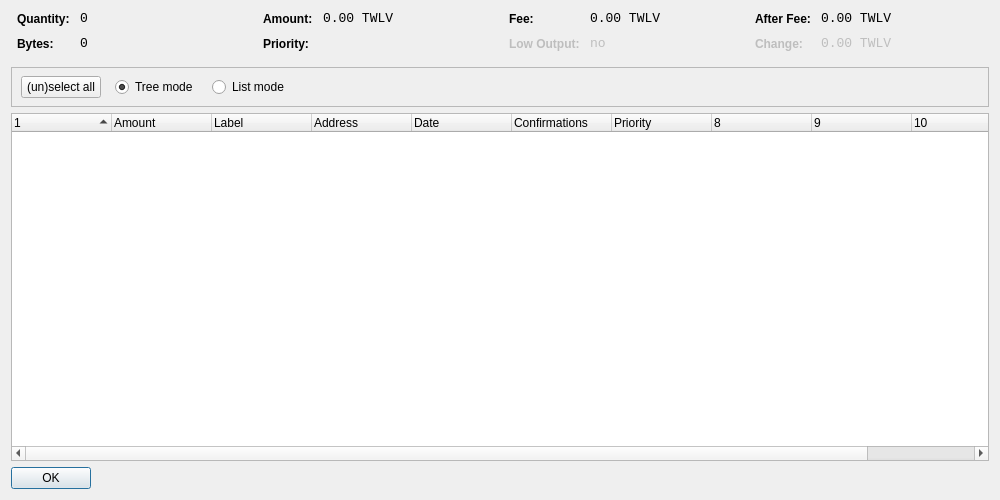
<?xml version="1.0" encoding="UTF-8"?>
<ui version="4.0">
 <class>CoinControlDialog</class>
 <widget class="QDialog" name="CoinControlDialog">
  <property name="geometry">
   <rect>
    <x>0</x>
    <y>0</y>
    <width>1000</width>
    <height>500</height>
   </rect>
  </property>
  <property name="windowTitle">
   <string>Coin Control</string>
  </property>
  <layout class="QVBoxLayout" name="verticalLayout">
   <item>
    <layout class="QHBoxLayout" name="horizontalLayoutTop" stretch="0,0,0,0">
     <property name="topMargin">
      <number>0</number>
     </property>
     <property name="bottomMargin">
      <number>10</number>
     </property>
     <item>
      <layout class="QFormLayout" name="formLayoutCoinControl1">
       <property name="horizontalSpacing">
        <number>10</number>
       </property>
       <property name="verticalSpacing">
        <number>10</number>
       </property>
       <property name="leftMargin">
        <number>6</number>
       </property>
       <property name="rightMargin">
        <number>6</number>
       </property>
       <item row="0" column="0">
        <widget class="QLabel" name="labelCoinControlQuantityText">
         <property name="styleSheet">
          <string notr="true">font-weight:bold;</string>
         </property>
         <property name="text">
          <string>Quantity:</string>
         </property>
        </widget>
       </item>
       <item row="0" column="1">
        <widget class="QLabel" name="labelCoinControlQuantity">
         <property name="font">
          <font>
           <family>Monospace</family>
           <pointsize>10</pointsize>
          </font>
         </property>
         <property name="cursor">
          <cursorShape>IBeamCursor</cursorShape>
         </property>
         <property name="contextMenuPolicy">
          <enum>Qt::ActionsContextMenu</enum>
         </property>
         <property name="text">
          <string>0</string>
         </property>
         <property name="textInteractionFlags">
          <set>Qt::LinksAccessibleByMouse|Qt::TextSelectableByKeyboard|Qt::TextSelectableByMouse</set>
         </property>
        </widget>
       </item>
       <item row="1" column="0">
        <widget class="QLabel" name="labelCoinControlBytesText">
         <property name="styleSheet">
          <string notr="true">font-weight:bold;</string>
         </property>
         <property name="text">
          <string>Bytes:</string>
         </property>
        </widget>
       </item>
       <item row="1" column="1">
        <widget class="QLabel" name="labelCoinControlBytes">
         <property name="font">
          <font>
           <family>Monospace</family>
           <pointsize>10</pointsize>
          </font>
         </property>
         <property name="cursor">
          <cursorShape>IBeamCursor</cursorShape>
         </property>
         <property name="contextMenuPolicy">
          <enum>Qt::ActionsContextMenu</enum>
         </property>
         <property name="text">
          <string>0</string>
         </property>
         <property name="textInteractionFlags">
          <set>Qt::LinksAccessibleByMouse|Qt::TextSelectableByKeyboard|Qt::TextSelectableByMouse</set>
         </property>
        </widget>
       </item>
      </layout>
     </item>
     <item>
      <layout class="QFormLayout" name="formLayoutCoinControl2">
       <property name="horizontalSpacing">
        <number>10</number>
       </property>
       <property name="verticalSpacing">
        <number>10</number>
       </property>
       <property name="leftMargin">
        <number>6</number>
       </property>
       <property name="rightMargin">
        <number>6</number>
       </property>
       <item row="0" column="0">
        <widget class="QLabel" name="labelCoinControlAmountText">
         <property name="styleSheet">
          <string notr="true">font-weight:bold;</string>
         </property>
         <property name="text">
          <string>Amount:</string>
         </property>
        </widget>
       </item>
       <item row="0" column="1">
        <widget class="QLabel" name="labelCoinControlAmount">
         <property name="font">
          <font>
           <family>Monospace</family>
           <pointsize>10</pointsize>
          </font>
         </property>
         <property name="cursor">
          <cursorShape>IBeamCursor</cursorShape>
         </property>
         <property name="contextMenuPolicy">
          <enum>Qt::ActionsContextMenu</enum>
         </property>
         <property name="text">
          <string>0.00 TWLV</string>
         </property>
         <property name="textInteractionFlags">
          <set>Qt::LinksAccessibleByMouse|Qt::TextSelectableByKeyboard|Qt::TextSelectableByMouse</set>
         </property>
        </widget>
       </item>
       <item row="1" column="0">
        <widget class="QLabel" name="labelCoinControlPriorityText">
         <property name="styleSheet">
          <string notr="true">font-weight:bold;</string>
         </property>
         <property name="text">
          <string>Priority:</string>
         </property>
        </widget>
       </item>
       <item row="1" column="1">
        <widget class="QLabel" name="labelCoinControlPriority">
         <property name="font">
          <font>
           <family>Monospace</family>
           <pointsize>10</pointsize>
          </font>
         </property>
         <property name="cursor">
          <cursorShape>IBeamCursor</cursorShape>
         </property>
         <property name="contextMenuPolicy">
          <enum>Qt::ActionsContextMenu</enum>
         </property>
         <property name="text">
          <string/>
         </property>
         <property name="textInteractionFlags">
          <set>Qt::LinksAccessibleByMouse|Qt::TextSelectableByKeyboard|Qt::TextSelectableByMouse</set>
         </property>
        </widget>
       </item>
      </layout>
     </item>
     <item>
      <layout class="QFormLayout" name="formLayoutCoinControl3">
       <property name="horizontalSpacing">
        <number>10</number>
       </property>
       <property name="verticalSpacing">
        <number>10</number>
       </property>
       <property name="leftMargin">
        <number>6</number>
       </property>
       <property name="rightMargin">
        <number>6</number>
       </property>
       <item row="0" column="0">
        <widget class="QLabel" name="labelCoinControlFeeText">
         <property name="styleSheet">
          <string notr="true">font-weight:bold;</string>
         </property>
         <property name="text">
          <string>Fee:</string>
         </property>
        </widget>
       </item>
       <item row="0" column="1">
        <widget class="QLabel" name="labelCoinControlFee">
         <property name="font">
          <font>
           <family>Monospace</family>
           <pointsize>10</pointsize>
          </font>
         </property>
         <property name="cursor">
          <cursorShape>IBeamCursor</cursorShape>
         </property>
         <property name="contextMenuPolicy">
          <enum>Qt::ActionsContextMenu</enum>
         </property>
         <property name="text">
          <string>0.00 TWLV</string>
         </property>
         <property name="textInteractionFlags">
          <set>Qt::LinksAccessibleByMouse|Qt::TextSelectableByKeyboard|Qt::TextSelectableByMouse</set>
         </property>
        </widget>
       </item>
       <item row="1" column="0">
        <widget class="QLabel" name="labelCoinControlLowOutputText">
         <property name="enabled">
          <bool>false</bool>
         </property>
         <property name="styleSheet">
          <string notr="true">font-weight:bold;</string>
         </property>
         <property name="text">
          <string>Low Output:</string>
         </property>
        </widget>
       </item>
       <item row="1" column="1">
        <widget class="QLabel" name="labelCoinControlLowOutput">
         <property name="enabled">
          <bool>false</bool>
         </property>
         <property name="font">
          <font>
           <family>Monospace</family>
           <pointsize>10</pointsize>
          </font>
         </property>
         <property name="cursor">
          <cursorShape>IBeamCursor</cursorShape>
         </property>
         <property name="contextMenuPolicy">
          <enum>Qt::ActionsContextMenu</enum>
         </property>
         <property name="text">
          <string>no</string>
         </property>
         <property name="textInteractionFlags">
          <set>Qt::LinksAccessibleByMouse|Qt::TextSelectableByKeyboard|Qt::TextSelectableByMouse</set>
         </property>
        </widget>
       </item>
      </layout>
     </item>
     <item>
      <layout class="QFormLayout" name="formLayoutCoinControl4">
       <property name="horizontalSpacing">
        <number>10</number>
       </property>
       <property name="verticalSpacing">
        <number>10</number>
       </property>
       <property name="leftMargin">
        <number>6</number>
       </property>
       <property name="rightMargin">
        <number>6</number>
       </property>
       <item row="0" column="0">
        <widget class="QLabel" name="labelCoinControlAfterFeeText">
         <property name="styleSheet">
          <string notr="true">font-weight:bold;</string>
         </property>
         <property name="text">
          <string>After Fee:</string>
         </property>
        </widget>
       </item>
       <item row="0" column="1">
        <widget class="QLabel" name="labelCoinControlAfterFee">
         <property name="font">
          <font>
           <family>Monospace</family>
           <pointsize>10</pointsize>
          </font>
         </property>
         <property name="cursor">
          <cursorShape>IBeamCursor</cursorShape>
         </property>
         <property name="contextMenuPolicy">
          <enum>Qt::ActionsContextMenu</enum>
         </property>
         <property name="text">
          <string>0.00 TWLV</string>
         </property>
         <property name="textInteractionFlags">
          <set>Qt::LinksAccessibleByMouse|Qt::TextSelectableByKeyboard|Qt::TextSelectableByMouse</set>
         </property>
        </widget>
       </item>
       <item row="1" column="0">
        <widget class="QLabel" name="labelCoinControlChangeText">
         <property name="enabled">
          <bool>false</bool>
         </property>
         <property name="styleSheet">
          <string notr="true">font-weight:bold;</string>
         </property>
         <property name="text">
          <string>Change:</string>
         </property>
        </widget>
       </item>
       <item row="1" column="1">
        <widget class="QLabel" name="labelCoinControlChange">
         <property name="enabled">
          <bool>false</bool>
         </property>
         <property name="font">
          <font>
           <family>Monospace</family>
           <pointsize>10</pointsize>
          </font>
         </property>
         <property name="cursor">
          <cursorShape>IBeamCursor</cursorShape>
         </property>
         <property name="contextMenuPolicy">
          <enum>Qt::ActionsContextMenu</enum>
         </property>
         <property name="text">
          <string>0.00 TWLV</string>
         </property>
         <property name="textInteractionFlags">
          <set>Qt::LinksAccessibleByMouse|Qt::TextSelectableByKeyboard|Qt::TextSelectableByMouse</set>
         </property>
        </widget>
       </item>
      </layout>
     </item>
    </layout>
   </item>
   <item>
    <widget class="QFrame" name="frame">
     <property name="minimumSize">
      <size>
       <width>0</width>
       <height>40</height>
      </size>
     </property>
     <property name="frameShape">
      <enum>QFrame::StyledPanel</enum>
     </property>
     <property name="frameShadow">
      <enum>QFrame::Sunken</enum>
     </property>
     <widget class="QWidget" name="horizontalLayoutWidget">
      <property name="geometry">
       <rect>
        <x>10</x>
        <y>0</y>
        <width>781</width>
        <height>41</height>
       </rect>
      </property>
      <layout class="QHBoxLayout" name="horizontalLayoutPanel" stretch="0,0,0,0,0">
       <property name="spacing">
        <number>14</number>
       </property>
       <item>
        <widget class="QPushButton" name="pushButtonSelectAll">
         <property name="sizePolicy">
          <sizepolicy hsizetype="Maximum" vsizetype="Fixed">
           <horstretch>0</horstretch>
           <verstretch>0</verstretch>
          </sizepolicy>
         </property>
         <property name="text">
          <string>(un)select all</string>
         </property>
        </widget>
       </item>
       <item>
        <widget class="QRadioButton" name="radioTreeMode">
         <property name="sizePolicy">
          <sizepolicy hsizetype="Maximum" vsizetype="Fixed">
           <horstretch>0</horstretch>
           <verstretch>0</verstretch>
          </sizepolicy>
         </property>
         <property name="text">
          <string>Tree mode</string>
         </property>
         <property name="checked">
          <bool>true</bool>
         </property>
        </widget>
       </item>
       <item>
        <widget class="QRadioButton" name="radioListMode">
         <property name="sizePolicy">
          <sizepolicy hsizetype="Maximum" vsizetype="Fixed">
           <horstretch>0</horstretch>
           <verstretch>0</verstretch>
          </sizepolicy>
         </property>
         <property name="text">
          <string>List mode</string>
         </property>
        </widget>
       </item>
       <item>
        <spacer name="horizontalSpacer">
         <property name="orientation">
          <enum>Qt::Horizontal</enum>
         </property>
         <property name="sizeHint" stdset="0">
          <size>
           <width>40</width>
           <height>20</height>
          </size>
         </property>
        </spacer>
       </item>
      </layout>
     </widget>
    </widget>
   </item>
   <item>
    <widget class="CoinControlTreeWidget" name="treeWidget">
     <property name="contextMenuPolicy">
      <enum>Qt::CustomContextMenu</enum>
     </property>
     <property name="sortingEnabled">
      <bool>false</bool>
     </property>
     <property name="columnCount">
      <number>11</number>
     </property>
     <attribute name="headerShowSortIndicator" stdset="0">
      <bool>true</bool>
     </attribute>
     <attribute name="headerStretchLastSection">
      <bool>false</bool>
     </attribute>
     <column>
      <property name="text">
       <string/>
      </property>
     </column>
     <column>
      <property name="text">
       <string>Amount</string>
      </property>
     </column>
     <column>
      <property name="text">
       <string>Label</string>
      </property>
     </column>
     <column>
      <property name="text">
       <string>Address</string>
      </property>
     </column>
     <column>
      <property name="text">
       <string>Date</string>
      </property>
     </column>
     <column>
      <property name="text">
       <string>Confirmations</string>
      </property>
      <property name="toolTip">
       <string>Confirmed</string>
      </property>
     </column>
     <column>
      <property name="text">
       <string>Priority</string>
      </property>
     </column>
     <column>
      <property name="text">
       <string/>
      </property>
     </column>
     <column>
      <property name="text">
       <string/>
      </property>
     </column>
     <column>
      <property name="text">
       <string/>
      </property>
     </column>
     <column>
      <property name="text">
       <string/>
      </property>
     </column>
    </widget>
   </item>
   <item>
    <widget class="QDialogButtonBox" name="buttonBox">
     <property name="sizePolicy">
      <sizepolicy hsizetype="Maximum" vsizetype="Fixed">
       <horstretch>0</horstretch>
       <verstretch>0</verstretch>
      </sizepolicy>
     </property>
     <property name="orientation">
      <enum>Qt::Horizontal</enum>
     </property>
     <property name="standardButtons">
      <set>QDialogButtonBox::Ok</set>
     </property>
    </widget>
   </item>
  </layout>
 </widget>
 <customwidgets>
  <customwidget>
   <class>CoinControlTreeWidget</class>
   <extends>QTreeWidget</extends>
   <header>coincontroltreewidget.h</header>
  </customwidget>
 </customwidgets>
 <resources/>
 <connections/>
</ui>
